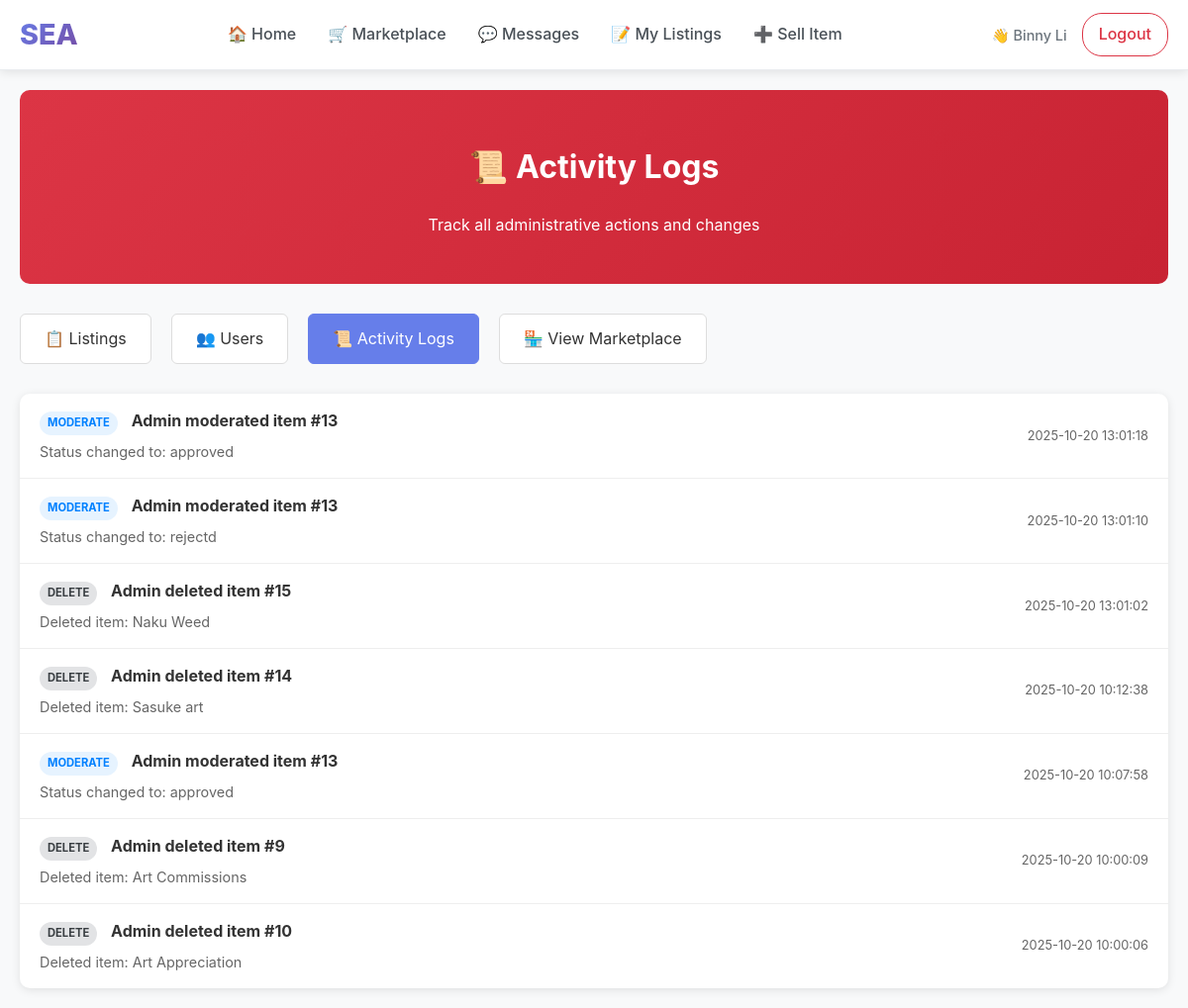
/admin/logs (signed in), run on the app's committed database.
### tables this page shows
CREATE TABLE students (
        student_id INTEGER PRIMARY KEY AUTOINCREMENT,
        name TEXT NOT NULL,
        email TEXT UNIQUE NOT NULL,
        password TEXT NOT NULL,
        org TEXT
    , is_admin INTEGER DEFAULT 0);

CREATE TABLE admin_actions (
            action_id INTEGER PRIMARY KEY AUTOINCREMENT,
            admin_id INTEGER NOT NULL,
            action_type TEXT NOT NULL,
            target_type TEXT NOT NULL,
            target_id INTEGER NOT NULL,
            details TEXT,
            timestamp DATETIME DEFAULT CURRENT_TIMESTAMP,
            FOREIGN KEY (admin_id) REFERENCES students(student_id)
        );

### app.py (the view)
@app.route('/admin/logs')
def admin_logs():
    if not require_admin():
        return redirect(url_for('home'))
    conn = get_db_connection()
    cur = conn.cursor()
    cur.execute("""
        SELECT aa.*, s.name as admin_name
        FROM admin_actions aa
        JOIN students s ON aa.admin_id = s.student_id
        ORDER BY aa.timestamp DESC
        LIMIT 100
    """)
    logs = [dict(row) for row in cur.fetchall()]
    conn.close()
    return render_template('admin/logs.html', logs=logs)

### app.py (called while the page is built)
def get_db_connection():
    db_path = os.path.join(BASE_DIR, 'database', 'marketplace.db')
    conn = sqlite3.connect(db_path, timeout=30.0)
    conn.row_factory = sqlite3.Row
    conn.execute('PRAGMA journal_mode=WAL;')
    return conn

def require_login():
    if 'user_id' not in session:
        return False
    if 'last_activity' in session:
        try:
            last_activity = datetime.fromisoformat(session['last_activity'])
            if datetime.now() - last_activity > timedelta(hours=24):
                session.clear()
                return False
        except:
            pass
    session['last_activity'] = datetime.now().isoformat()
    return True

@app.context_processor
def inject_csrf_token():
    return dict(csrf_token=generate_csrf_token)

@app.context_processor
def inject_admin_status():
    return dict(is_admin_user=is_admin())

def is_admin():
    if not require_login():
        return False
    conn = get_db_connection()
    cur = conn.cursor()
    cur.execute("SELECT is_admin FROM students WHERE student_id = ?", (session['user_id'],))
    result = cur.fetchone()
    conn.close()
    return result and result[0] == 1

def require_admin():
    if not is_admin():
        flash("Access denied. Admin privileges required.", "error")
        return redirect(url_for('home'))
    return True

### templates/admin/logs.html (shortened to what this page needs)
{% extends "base.html" %}
{% block content %}
<div class="admin-page">
  <div class="admin-header">
    <h1>📜 Activity Logs</h1>
    <p>Track all administrative actions and changes</p>
  </div>
  <div class="admin-nav">
    <a href="{{ url_for('admin_dashboard') }}">📋 Listings</a>
    <a href="{{ url_for('admin_users') }}">👥 Users</a>
    <a href="{{ url_for('admin_logs') }}" class="active">📜 Activity Logs</a>
    <a href="{{ url_for('marketplace') }}">🏪 View Marketplace</a>
  </div>
  <div class="logs-container">
    {% for log in logs %}
    <div class="log-entry">
      <div class="log-info">
        <div class="log-action">
          <span class="action-badge action-{{ log.action_type }}">
            {{ log.action_type }}
          </span>
          <strong>{{ log.admin_name }}</strong>
          {{ log.action_type }}d {{ log.target_type }} #{{ log.target_id }}
        </div>
        {% if log.details %}
        <div class="log-details">
          {{ log.details }}
        </div>
        {% endif %}
      </div>
      <div class="log-meta">
        {{ log.timestamp.split('.')[0] if '.' in log.timestamp else log.timestamp }}
      </div>
    </div>
    {% endfor %}
  </div>
</div>
{% endblock %}

### templates/base.html (shortened to what this page needs)
<!DOCTYPE html>
<html lang="en">
<head>
</head>
<body data-user-id="{% if session.get('user_id') %}{{ session.get('user_id') }}{% endif %}"{% if other %} data-other-id="{{ other['student_id'] }}"{% endif %}>
<nav class="navbar">
  <div class="nav-container">
    <a href="{{ url_for('home') }}" class="nav-brand">SEA</a>
    <div class="nav-links" id="navLinks">
      <a href="{{ url_for('home') }}">🏠 Home</a>
      <a href="{{ url_for('marketplace') }}">🛒 Marketplace</a>
      <a href="{{ url_for('messages') }}">💬 Messages</a>
      {% if session.get('user_id') %}
        <a href="{{ url_for('my_listings') }}">📝 My Listings</a>
        <a href="{{ url_for('add_item') }}">➕ Sell Item</a>
      {% endif %}
    </div>
    <div class="nav-user">
      {% if session.get('user_id') %}
        <span class="user-info">👋 {{ session.get('user_name') }}</span>
        <a href="{{ url_for('logout') }}" class="btn-logout">Logout</a>
      {% else %}
        <a href="{{ url_for('login') }}" class="btn-outline">Login</a>
        <a href="{{ url_for('register') }}" class="btn-primary">Register</a>
      {% endif %}
    </div>
  </div>
</nav>
<div class="main-content">
{% block content %}{% endblock %}
</div>
{% set is_chat_page = request.endpoint == 'chat_page' %}
</body>
</html>

### templates/base.html (style rules this page uses)
* { box-sizing: border-box; }
body { margin: 0; font-family: -apple-system, BlinkMacSystemFont, 'Segoe UI', Roboto, sans-serif; background: #f8f9fa; line-height: 1.6; color: #333; }
.main-content { min-height: calc(100vh - 80px); padding-top: 0; }
.navbar { background: white; padding: 12px 0; box-shadow: 0 2px 10px rgba(0, 0, 0, 0.1); border-bottom: 1px solid #e9ecef; position: sticky; top: 0; z-index: 1000; }
.nav-container { max-width: 1200px; margin: 0 auto; padding: 0 20px; display: flex; align-items: center; justify-content: space-between; flex-wrap: wrap; gap: 20px; }
.nav-brand { font-size: 1.8rem; font-weight: 800; color: #667eea; text-decoration: none; background: linear-gradient(135deg, #667eea 0%, #764ba2 100%); -webkit-background-clip: text; background-clip: text; -webkit-text-fill-color: transparent; }
.nav-links { display: flex; align-items: center; gap: 0; flex: 1; justify-content: center; flex-wrap: wrap; }
.nav-links a { color: #495057; text-decoration: none; padding: 10px 16px; border-radius: 6px; font-weight: 500; transition: all 0.2s ease; position: relative; }
.nav-user { display: flex; align-items: center; gap: 15px; flex-wrap: wrap; }
.user-info { color: #6c757d; font-size: 0.9rem; font-weight: 500; }
.nav-user a { color: #495057; text-decoration: none; padding: 8px 16px; border-radius: 20px; font-weight: 500; transition: all 0.2s ease; border: 1px solid transparent; }
.nav-user a.btn-logout { color: #dc3545; border: 1px solid #dc3545; }

### templates/admin/logs.html (style rules this page uses)
.admin-page { padding: 20px; max-width: 1200px; margin: 0 auto; }
.admin-header { background: linear-gradient(135deg, #dc3545 0%, #c82333 100%); color: white; padding: 30px; border-radius: 10px; margin-bottom: 30px; text-align: center; }
.admin-nav { display: flex; gap: 20px; margin-bottom: 30px; flex-wrap: wrap; }
.admin-nav a { background: #fff; color: #333; padding: 12px 24px; border-radius: 6px; text-decoration: none; border: 1px solid #ddd; transition: all 0.3s ease; }
.admin-nav a:hover, .admin-nav a.active { background: #667eea; color: white; border-color: #667eea; }
.logs-container { background: white; border-radius: 10px; box-shadow: 0 2px 10px rgba(0,0,0,0.1); overflow: hidden; }
.log-entry { padding: 15px 20px; border-bottom: 1px solid #eee; display: flex; justify-content: space-between; align-items: center; }
.log-entry:last-child { border-bottom: none; }
.log-info { flex: 1; }
.log-action { font-weight: bold; margin-bottom: 5px; }
.log-details { color: #666; font-size: 0.9rem; }
.log-meta { text-align: right; color: #666; font-size: 0.8rem; }
.action-badge { display: inline-block; padding: 3px 8px; border-radius: 12px; font-size: 0.7rem; font-weight: bold; text-transform: uppercase; margin-right: 10px; }
.action-delete { background: #e2e3e5; color: #383d41; }
.action-moderate { background: #e6f3ff; color: #0080ff; }

### data on the page
students: get "Binny Li"
admin_actions: action_type "MODERATE", admin_name "Admin", action_type "moderate", target_type "item", target_id "13", details "Status changed to: approved", timestamp "2025-10-20 13:01:18"
admin_actions: action_type "MODERATE", admin_name "Admin", action_type "moderate", target_type "item", target_id "13", details "Status changed to: rejectd", timestamp "2025-10-20 13:01:10"
admin_actions: action_type "DELETE", admin_name "Admin", action_type "delete", target_type "item", target_id "15", details "Deleted item: Naku Weed", timestamp "2025-10-20 13:01:02"
admin_actions: action_type "DELETE", admin_name "Admin", action_type "delete", target_type "item", target_id "14", details "Deleted item: Sasuke art", timestamp "2025-10-20 10:12:38"
admin_actions: action_type "MODERATE", admin_name "Admin", action_type "moderate", target_type "item", target_id "13", details "Status changed to: approved", timestamp "2025-10-20 10:07:58"
admin_actions: action_type "DELETE", admin_name "Admin", action_type "delete", target_type "item", target_id "9", details "Deleted item: Art Commissions", timestamp "2025-10-20 10:00:09"
admin_actions: action_type "DELETE", admin_name "Admin", action_type "delete", target_type "item", target_id "10", details "Deleted item: Art Appreciation", timestamp "2025-10-20 10:00:06"
